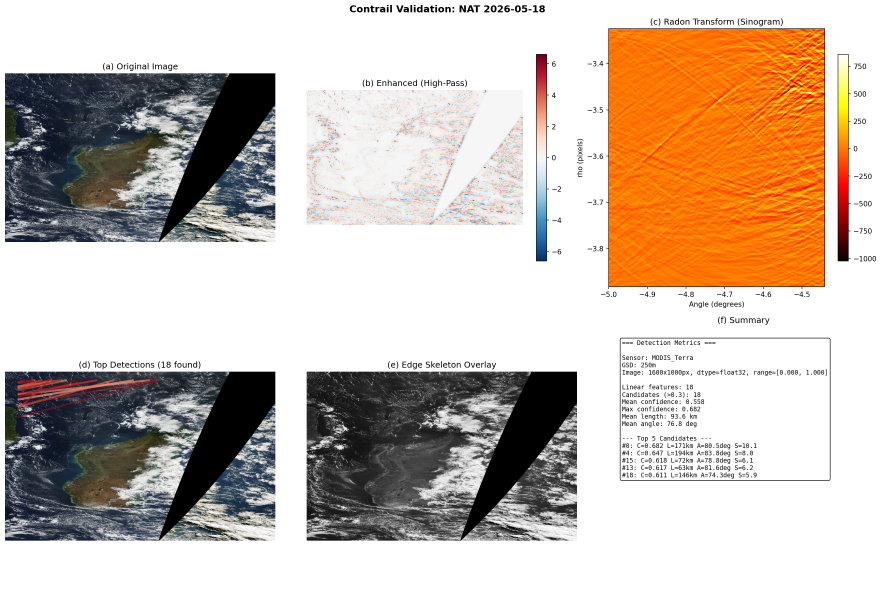
#> input picture data/skyprint/validation_nat_vis.png, 2650 x 1771 px (shown at 1/3 size)
$ python contrail_detector.py --image ../data/skyprint/validation_nat_vis.png
#> lines starting #> are read from the running program, lines starting #| are printed output that depends on the picture; after the words box and inside, x2 and y2 are one past the last pixel; in counts of white or black regions, pixels touching at a corner belong together
"""
Contrail (Condensation Trail) Detection Module for Satellite Imagery
=====================================================================
Detects aircraft contrails in MODIS/Terra/Aqua, VIIRS, and MTSAT-2 imagery.

Physical basis:
1. Contrails form at T < -40C with ice-supersaturated atmosphere
2. In VIS: bright linear features against darker background (cloud top or ocean)
3. In IR: cold linear features (ice emissivity ~0.8 vs cloud ~0.9-1.0)
4. At night: only IR/DNB viable; DNB needs moonlight for contrast

Detection pipeline:
  - Stage 1: Image acquisition (NASA GIBS WMS/TMS)
  - Stage 2: Preprocessing (atmospheric correction proxy, enhancement)
  - Stage 3: Linear feature extraction (morphological + Hough/Radon)
  - Stage 4: Contrail-specific classification (shape + thermal + context)
  - Stage 5: Flight path association (great-circle arc fitting)

Author: math-science agent
Date: 2026-05-20
"""

import numpy as np
import matplotlib
matplotlib.use('Agg')
import matplotlib.pyplot as plt
from matplotlib.patches import Rectangle, Circle, FancyArrowPatch
from scipy.ndimage import gaussian_filter, binary_dilation, binary_erosion, binary_closing
from scipy.ndimage import label as ndimage_label
from skimage.transform import radon, iradon
from skimage.feature import canny
from skimage.morphology import skeletonize, remove_small_objects
from skimage.measure import regionprops, find_contours
import json
import os
import sys
import warnings
warnings.filterwarnings('ignore')

# =============================================================================
# Physical Constants & Models
# =============================================================================

class AtmosphericModel:
    """Standard atmosphere + contrail formation conditions."""

    # ISA standard atmosphere layers (altitude km -> temperature K)
    ISA_TABLE = {
        0: 288.15,   # Sea level
        2: 275.15,
        4: 262.15,
        6: 249.15,
        8: 236.15,
        10: 223.15,
        11: 216.65,   # Tropopause start
        12: 216.65,
        14: 216.65,
        16: 216.65,
        20: 216.65,   # Lower stratosphere
    }

    # [69 lines left out: functions temperature_at_altitude, pressure_at_altitude, contrail_formation_probability, not called in this run]


class ContrailPhysics:
    """Physical model of contrail appearance in satellite imagery."""

    # Typical B777 engine parameters
    B777_PARAMS = {
        'engines': 2,
        'fuel_flow_kg_s': 2.5,       # Cruise fuel flow per engine
        'exhaust_temp_K': 550,         # Engine exit temperature
        'water_emission_g_kg': 1.25,   # g H2O per kg fuel burned
        'soot_particles_per_kg': 1e15,  # Soot CCN concentration
        'cruise_speed_m_s': 250,       # Typical cruise speed
        'wingspan_m': 64.8,            # B777-200ER wingspan
    }

    # [74 lines left out: functions initial_contrail_width, contrail_optical_depth, radiance_contrast_vis, brightness_temperature_contrir, not called in this run]


# =============================================================================
# Satellite Sensor Models
# =============================================================================

class SensorModel:
    """Sensor characteristics for common satellite instruments."""

    SENSORS = {
        'MODIS_Terra': {
            'name': 'MODIS on Terra',
            'swath_km': 2330,
            'resolution_vis': 250,      # meters (bands 1-2)
            'resolution_ir': 1000,       # meters (TIR bands)
            'equator_crossing': 1030,    # LT descending
            'revisit_days': 1,
            'bands': {
                'vis_red': {'center_um': 0.65, 'res_m': 250},
                'vis_nir': {'center_um': 0.86, 'res_m': 250},
                'swir': {'center_um': 1.64, 'res_m': 500},
                'tir_11': {'center_um': 11.03, 'res_m': 1000},
                'tir_12': {'center_um': 12.02, 'res_m': 1000},
                'tir_85': {'center_um': 8.55, 'res_m': 1000},
            },
            'bits': 12,
        },
        'VIIRS': {
            'name': 'VIIRS on Suomi NPP',
            'swath_km': 3040,
            'resolution_vis': 375,       # I-band
            'resolution_ir': 750,        # I-band IR
            'dnb_resolution': 750,       # Day-Night Band
            'equator_crossing': 1330,    # LT ascending
            'revisit_days': 1,
            'bands': {
                'i1': {'center_um': 0.64, 'res_m': 375},
                'i2': {'center_um': 0.86, 'res_m': 375},
                'i4': {'center_um': 3.74, 'res_m': 375},
                'i5': {'center_um': 11.45, 'res_m': 375},
                'dnb': {'center_um': 0.70, 'res_m': 750, 'type': 'dnb'},
            },
            'bits': 14,
        },
        'MTSAT2': {
            'name': 'MTSAT-2 (Himawari-7)',
            'position_lon': 145.0,
            'resolution_vis': 1400,      # At nadir; degrades off-nadir
            'resolution_ir': 4000,       # At nadir
            'cadence_min': 30,
            'bands': {
                'vis': {'center_um': 0.65, 'res_m': 1400},
                'ir1': {'center_um': 10.8, 'res_m': 4000},
                'ir2': {'center_um': 12.0, 'res_m': 4000},
                'ir3': {'center_um': 6.8, 'res_m': 4000},
                'ir4': {'center_um': 3.9, 'res_m': 4000},
            },
            'bits': 10,
        },
    }

    @staticmethod
    def gsd_at_location(sensor_name, target_lat, target_lon):
        """
        Calculate Ground Sample Distance at target location.
        Accounts for off-nadir viewing angle for GEO satellites.
        """
        sensor = SensorModel.SENSORS[sensor_name]

        if sensor_name == 'MTSAT2':
            # GEO satellite: GSD degrades with zenith angle
            sat_lon = sensor['position_lon']

            # Calculate satellite zenith angle at target
            from math import radians, sin, cos, acos, degrees

            phi_r = radians(target_lat)
            lambda_r = radians(target_lon)
            lambda_s = radians(sat_lon)

            # Geocentric angle between satellite and target
            cos_gamma = (sin(phi_r) * sin(0) +
                        cos(phi_r) * cos(0) * cos(lambda_r - lambda_s))
            gamma = acos(np.clip(cos_gamma, -1, 1))

            # Zenith angle at target
            Re = 6378.137  # Earth radius (km)
            Rs = 42164.0   # GEO radius (km)

            cos_eta = sin(gamma) / (Rs / Re * sin(np.pi - gamma))
            eta = np.arccos(np.clip(abs(cos_eta), 0, 1))

            # GSD scales as 1/cos(eta)
            nadir_res = sensor['resolution_vis']
            gsd = nadir_res / max(np.cos(eta), 0.1)
            return gsd

        else:
            # LEO satellite: minimal variation across swath
            return sensor['resolution_vis']


# =============================================================================
# Orbit & Overpass Calculator
# =============================================================================

class OverpassCalculator:
    """Calculate satellite overpass times for a given location."""

    # [117 lines left out: functions modis_overpass_times, viirs_overpass_times, fetch_worldview_image, fetch_modis_ir_image, not called in this run]


# =============================================================================
# Detection Pipeline
# =============================================================================

class ContrailDetector:
    """
    Main detection class. Pipeline:
    1. Load image
    2. Enhance linear features
    3. Extract candidates via Radon/Hough
    4. Classify by contrail physics
    5. Output detections with confidence scores
    """

    def __init__(self, sensor_name='MODIS_Terra', target_lat=None, target_lon=None):
        self.sensor = sensor_name
        self.target_lat = target_lat
        self.target_lon = target_lon
        self.gsd = None
        if target_lat is not None and target_lon is not None:
            self.gsd = SensorModel.gsd_at_location(sensor_name, target_lat, target_lon)

        self.results = []
        self.debug_images = {}

    def load_image(self, filepath):
        """Load image from file."""
#> called with filepath = '../data/skyprint/validation_nat_vis.png'
        from PIL import Image

        img = plt.imread(filepath)
#> img is the input picture: shape (1771, 2650, 4) float32; mean R, G, B, A 0.801, 0.744, 0.697, 1
        self.original = img.copy()

        if img.dtype == np.float32 or img.dtype == np.float64:
            # Already normalized 0-1
            self.image = img
        else:
            # uint8 or uint16
            self.image = img.astype(np.float64) / np.iinfo(img.dtype).max

        # Handle RGBA -> RGB
        if self.image.shape[-1] == 4:
            self.image = self.image[:, :, :3]

        self.filepath = filepath
        self.height, self.width = self.image.shape[:2]
        print(f"[LOAD] {self.shape_desc()}")
        return self

    def shape_desc(self):
        return f"{self.width}x{self.height}px, dtype={self.image.dtype}, range=[{self.image.min():.3f}, {self.image.max():.3f}]"

    def preprocess(self):
        """
        Preprocessing for contrail detection.
        - Convert to grayscale luminance
        - Adaptive histogram equalization (CLAHE-like)
        - High-pass filter to enhance linear features
        """
        # RGB to luminance
        if self.image.shape[-1] == 3:
            gray = 0.2126 * self.image[:,:,0] + 0.7152 * self.image[:,:,1] + 0.0722 * self.image[:,:,2]
        else:
            gray = self.image.copy()

        self.gray = gray

        # Adaptive local contrast enhancement
        # Use difference-of-Gaussians as edge-enhancement proxy
        sigma_low = 8.0
        sigma_high = 1.0

        blur_low = gaussian_filter(gray, sigma=sigma_low)
        blur_high = gaussian_filter(gray, sigma=sigma_high)

        # High-pass: enhances fine linear structures
        self.enhanced = blur_high - blur_low
        self.enhanced = (self.enhanced - self.enhanced.mean()) / (self.enhanced.std() + 1e-8)

        # Also compute a version that preserves sign (bright/dark lines)
        self.signed_enhanced = blur_high - blur_low

        print(f"[PREPROCESS] Enhanced range: [{self.enhanced.min():.2f}, {self.enhanced.max():.2f}]")
#| [PREPROCESS] Enhanced range: [-9.31, 6.94]
        return self

    def detect_linear_features_radon(self, theta_range=(-5, 95), n_theta=180,
                                      threshold_sigma=2.0):
        """
        Use Radon transform to detect linear features.

        Contrails appear as straight or gently curved lines in satellite imagery.
        The Radon transform accumulates intensity along all possible lines.
        """
#> called with theta_range = (-5, 95), n_theta = 180, threshold_sigma = 2
        print("[RADON] Computing transform...")

        # Pad image to avoid edge artifacts
        pad_size = min(self.width, self.height) // 8
        padded = np.pad(self.enhanced, pad_size, mode='reflect')
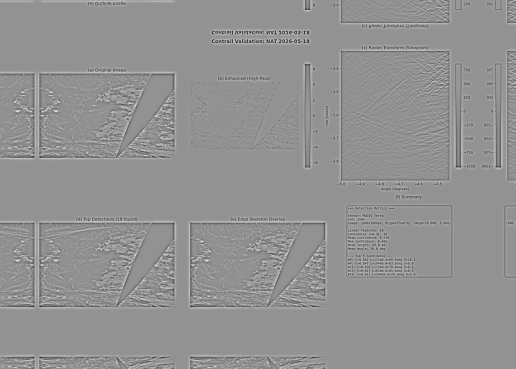
#> padded: shape (2213, 3092) float32 (shown at 1/6 size); min -9.31, max 6.94, mean 0.00377; drawn with min black and max white

        theta = np.linspace(theta_range[0], theta_range[1], n_theta)
        sinogram = radon(padded, theta=theta, circle=True)
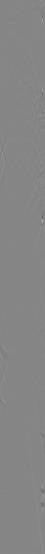
#> sinogram: shape (2213, 180) float32 (shown at 1/4 size); min -5280.9, max 4795.3, mean 2.4; drawn with min black and max white

        # Find peaks in sinogram space
        mean_val = sinogram.mean()
#> mean_val = 2.41
        std_val = sinogram.std()
#> std_val = 126.9
        threshold = mean_val + threshold_sigma * std_val
#> threshold = 256.3

        peaks_mask = sinogram > threshold
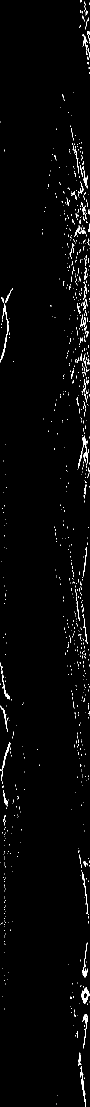
#> peaks_mask: shape (2213, 180) bool (shown at 1/2 size); 1.7% white in thin lines or dots

        # Label connected regions in peak mask
        labeled, num_features = ndimage_label(peaks_mask)
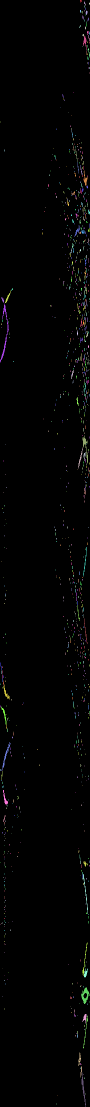
#> labeled: shape (2213, 180) int32 (shown at 1/2 size); 1053 distinct labels, from 0 to 1052; one colour per label, 0 black
#> num_features = 1052

        # Extract peak properties
        regions = regionprops(labeled, intensity_image=sinogram)
#> regions = 1052 regions; largest, box (x1, y1, x2, y2) and area: (0, 607, 18, 725) 290, (162, 1974, 179, 2008) 256, (165, 871, 176, 927) 177, (163, 2145, 172, 2213) 155, (5, 1484, 21, 1541) 146

        # Sort by intensity (strongest first)
        regions.sort(key=lambda r: r.max_intensity, reverse=True)

        # Convert back to image coordinates
        detections = []
        for i, region in enumerate(regions[:50]):  # Top 50 candidates
            centroid = region.centroid
            rho_idx, theta_idx = centroid

            rho = (rho_idx - pad_size)  # Adjust for padding
            angle = theta[int(theta_idx) % len(theta)]

            # Compute line endpoints in original image
            angle_rad = np.radians(angle)

            # Line equation: x*cos(a) + y*sin(a) = rho
            endpoints = self._line_endpoints(rho, angle_rad, margin=0.05)

            length = np.sqrt((endpoints[2]-endpoints[0])**2 +
                           (endpoints[3]-endpoints[1])**2)

            # Length must be physically plausible for a contrail
            # Minimum: ~5km at this resolution
            # Maximum: ~500km (very long persistent contrail)
            min_length_px = max(10, 5000 / (self.gsd or 250))
            max_length_px = min(max(self.width, self.height) * 0.8,
                               500000 / (self.gsd or 250))

            if length < min_length_px or length > max_length_px:
                continue

            score = (region.max_intensity - mean_val) / (std_val + 1e-8)

            detections.append({
                'id': i,
                'rho': rho,
                'angle_deg': angle,
                'angle_rad': angle_rad,
                'endpoints': endpoints,
                'length_px': length,
                'length_km': length * (self.gsd or 250) / 1000,
                'score': score,
                'intensity': region.max_intensity,
                'centroid_pixel': (rho_idx, theta_idx),
            })
#> this loop made 50 passes
#> (rho_idx, theta_idx, rho, angle, angle_rad, cos_a in _line_endpoints, sin_a in _line_endpoints, dists in _line_endpoints) on passes 1, 2, 6, 9, 12: (892.8, 170.4, 671.8, 89.97, 1.57, 0.000488, 1, [5688226.4]), (358.9, 170.5, 137.9, 89.97, 1.57, 0.000488, 1, [5688226.4]), (1784.1, 170.6, 1563.1, 89.97, 1.57, 0.000488, 1, [5688226.4]), (1921.2, 169, 1700.2, 88.85, 1.55, 0.02, 1, [5690498.3, 593445.5, 2608620.4]), (1127.7, 169.3, 906.7, 89.41, 1.56, 0.0102, 1, [5688821.3])

        self.radon_detections = detections
        self.sinogram = sinogram
        self.theta = theta

        print(f"[RADON] Found {len(detections)} linear feature candidates")
#| [RADON] Found 12 linear feature candidates
        return detections

    def _line_endpoints(self, rho, angle_rad, margin=0.05):
        """Compute line endpoints within image bounds."""
        cos_a = np.cos(angle_rad)
        sin_a = np.sin(angle_rad)

        H, W = self.height, self.width

        points = []
        for x in [margin*W, (1-margin)*W]:
            if abs(sin_a) > 1e-6:
                y = (rho - x * cos_a) / sin_a
                if 0 <= y <= H:
                    points.append((x, y))

        for y in [margin*H, (1-margin)*H]:
            if abs(cos_a) > 1e-6:
                x = (rho - y * sin_a) / cos_a
                if 0 <= x <= W:
                    points.append((x, y))

        if len(points) >= 2:
            # Pick two farthest apart
            dists = [(p[0]-q[0])**2 + (p[1]-q[1])**2
                    for i, p in enumerate(points) for q in points[i+1:]]
            idx = dists.index(max(dists))
            # Reconstruct which pair
            pairs = [(points[i], points[j])
                    for i in range(len(points)) for j in range(i+1, len(points))]
            p1, p2 = pairs[idx]
            return [p1[0], p1[1], p2[0], p2[1]]

        return [0, 0, W, H]

    def detect_edges_canny(self, sigma=2.0, low_thresh=0.1, high_thresh=0.3):
        """Edge detection as complementary method to Radon."""
#> called with sigma = 2, low_thresh = 0.1, high_thresh = 0.3
        print("[CANNY] Detecting edges...")

        edges = canny(self.enhanced, sigma=sigma,
                      low_threshold=low_thresh, high_threshold=high_thresh)
#> edges: shape (1771, 2650) bool; 8.2% white in thin lines or dots

        # Skeletonize to get thin edges
        skel = skeletonize(edges)
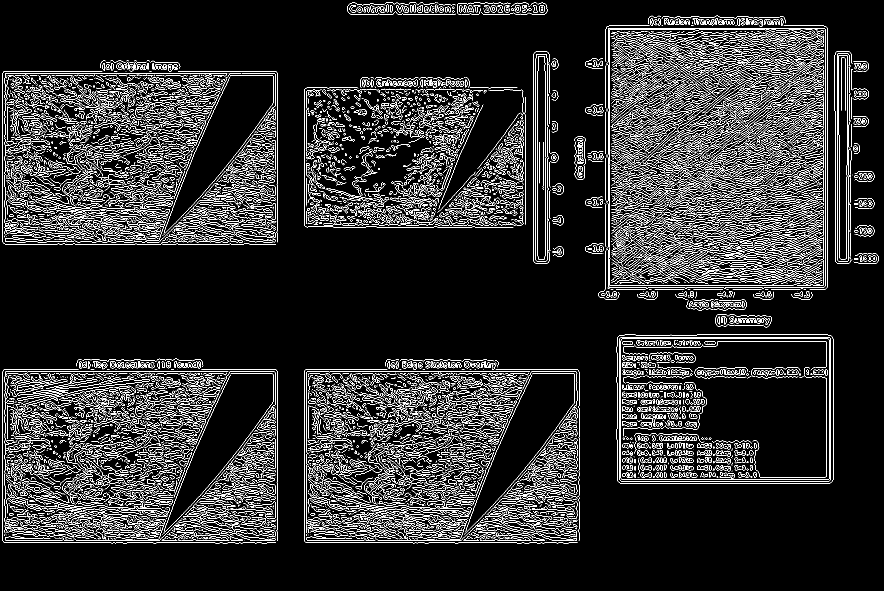
#> skel: shape (1771, 2650) bool (shown at 1/3 size); 6.7% white in thin lines or dots

        # Remove small isolated clusters
        cleaned = remove_small_objects(skel, min_size=50)
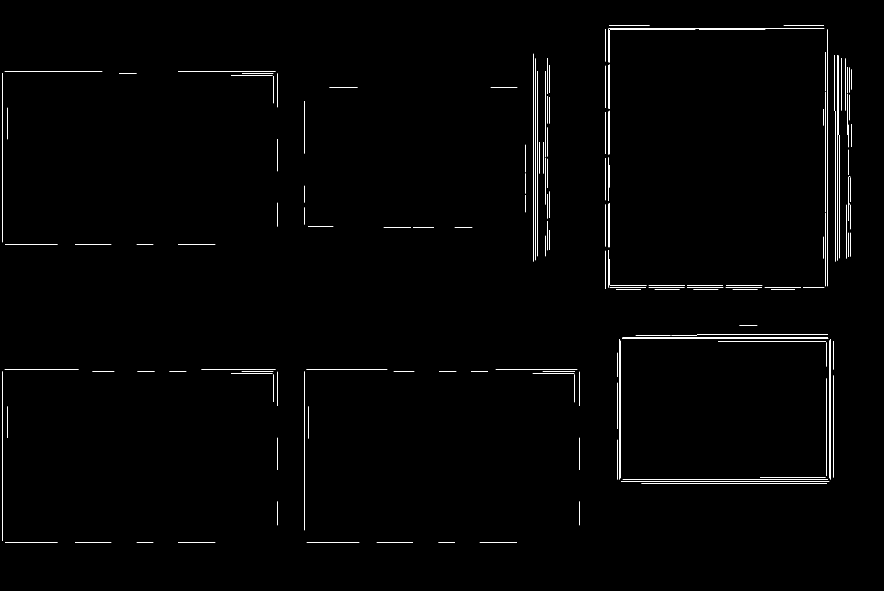
#> cleaned: shape (1771, 2650) bool (shown at 1/3 size); 0.59% white in thin lines or dots, all inside (x1, y1, x2, y2) = (8, 77, 2555, 1629)

        self.edges = edges
        self.edge_skeleton = cleaned
        print(f"[CANNY] Edge pixels: {edges.sum()}, skeleton pixels: {cleaned.sum()}")
#| [CANNY] Edge pixels: 386571, skeleton pixels: 27652
        return cleaned

    def _create_ocean_mask(self, blue_threshold=None):
        """
        Create ocean/water mask from RGB image.

        Strategy: Ocean pixels have high blue reflectance and low NDVI.
        Land has lower blue/red ratio, clouds are bright in all channels.
        Swath gaps have near-zero values in all channels.
        """
        if self.image.shape[-1] < 3:
            return np.ones((self.height, self.width), dtype=bool)

        R = self.image[:,:,0]
        G = self.image[:,:,1]
        B = self.image[:,:,2]

        # Ocean: blue-dominated, moderate-low overall brightness
        # (B-R)/(B+R) for water detection
        ndwi = (G - B) / (np.maximum(G + B, 1e-8))
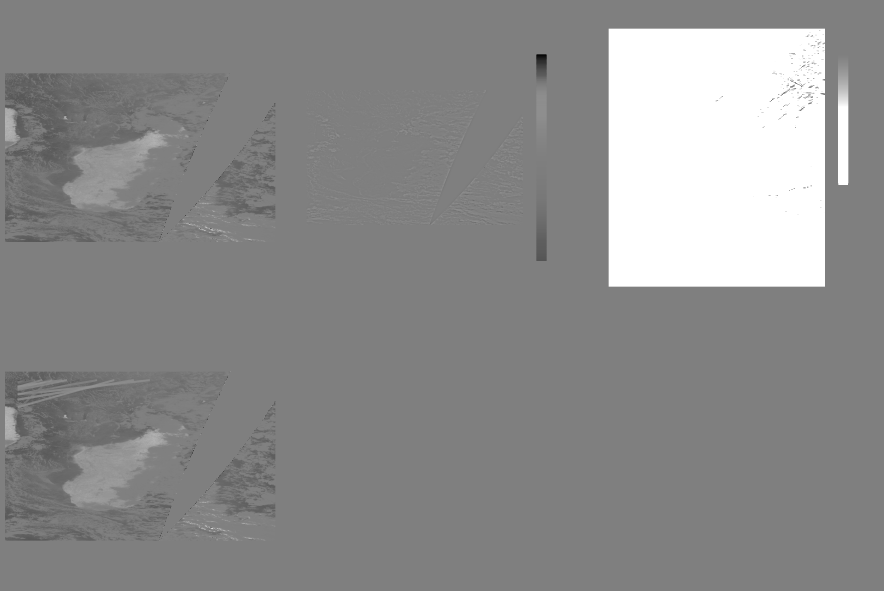
#> ndwi: shape (1771, 2650) float32 (shown at 1/3 size); min -1, max 1, mean 0.101; drawn with min black and max white

        # Brightness: ocean is relatively dark
        brightness = (R + G + B) / 3.0

        # Swath gap: near-zero in all channels
        is_gap = brightness < 0.02
#> is_gap: shape (1771, 2650) bool; 4.2% white; 1947 white regions (1701 under 20 px), largest, box (x1, y1, x2, y2) and area: (1381, 1115, 1731, 1622) 59650, (476, 1115, 826, 1622) 59628, (476, 220, 826, 726) 59492
#> (the rest of the program and of its run is left out)
